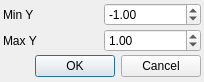
<?xml version="1.0" encoding="UTF-8"?>
<ui version="4.0">
 <class>DlgNorm</class>
 <widget class="QDialog" name="DlgNorm">
  <property name="geometry">
   <rect>
    <x>0</x>
    <y>0</y>
    <width>204</width>
    <height>82</height>
   </rect>
  </property>
  <property name="windowTitle">
   <string>Dialog</string>
  </property>
  <layout class="QGridLayout" name="gridLayout_2">
   <property name="leftMargin">
    <number>3</number>
   </property>
   <property name="topMargin">
    <number>3</number>
   </property>
   <property name="rightMargin">
    <number>3</number>
   </property>
   <property name="bottomMargin">
    <number>3</number>
   </property>
   <property name="spacing">
    <number>3</number>
   </property>
   <item row="0" column="0">
    <layout class="QGridLayout" name="gridLayout">
     <item row="1" column="0">
      <widget class="QLabel" name="label_2">
       <property name="text">
        <string>Max Y</string>
       </property>
      </widget>
     </item>
     <item row="0" column="0">
      <widget class="QLabel" name="label">
       <property name="text">
        <string>Min Y</string>
       </property>
      </widget>
     </item>
     <item row="0" column="1">
      <widget class="QDoubleSpinBox" name="sbMin">
       <property name="minimum">
        <double>-1000.000000000000000</double>
       </property>
       <property name="maximum">
        <double>1000.000000000000000</double>
       </property>
       <property name="value">
        <double>-1.000000000000000</double>
       </property>
      </widget>
     </item>
     <item row="1" column="1">
      <widget class="QDoubleSpinBox" name="sbMax">
       <property name="minimum">
        <double>-1000.000000000000000</double>
       </property>
       <property name="maximum">
        <double>1000.000000000000000</double>
       </property>
       <property name="value">
        <double>1.000000000000000</double>
       </property>
      </widget>
     </item>
    </layout>
   </item>
   <item row="1" column="0">
    <widget class="QDialogButtonBox" name="buttonBox">
     <property name="orientation">
      <enum>Qt::Horizontal</enum>
     </property>
     <property name="standardButtons">
      <set>QDialogButtonBox::Cancel|QDialogButtonBox::Ok</set>
     </property>
    </widget>
   </item>
  </layout>
 </widget>
 <resources/>
 <connections>
  <connection>
   <sender>buttonBox</sender>
   <signal>accepted()</signal>
   <receiver>DlgNorm</receiver>
   <slot>accept()</slot>
   <hints>
    <hint type="sourcelabel">
     <x>248</x>
     <y>254</y>
    </hint>
    <hint type="destinationlabel">
     <x>157</x>
     <y>274</y>
    </hint>
   </hints>
  </connection>
  <connection>
   <sender>buttonBox</sender>
   <signal>rejected()</signal>
   <receiver>DlgNorm</receiver>
   <slot>reject()</slot>
   <hints>
    <hint type="sourcelabel">
     <x>316</x>
     <y>260</y>
    </hint>
    <hint type="destinationlabel">
     <x>286</x>
     <y>274</y>
    </hint>
   </hints>
  </connection>
 </connections>
</ui>
